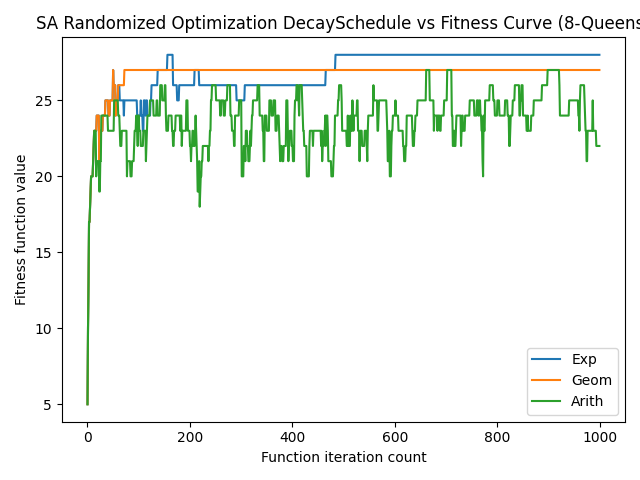

Write Python code to recreate this figure.
import six
import sys
from matplotlib.patches import Patch
from matplotlib.lines import Line2D
sys.modules['sklearn.externals.six'] = six
import mlrose as mlrose
import numpy as np
import math
import matplotlib.pyplot as plt

# Define alternative N-Queens fitness function for maximization problem
def queens_max(state):
    # Initialize counter
    fitness = 0

    # For all pairs of queens
    for i in range(len(state) - 1):
        for j in range(i + 1, len(state)):

            # Check for horizontal, diagonal-up and diagonal-down attacks
            if (state[j] != state[i]) \
                    and (state[j] != state[i] + (j - i)) \
                    and (state[j] != state[i] - (j - i)):
                # If no attacks, then increment counter
                fitness += 1

    return fitness

def main():
    name_of_exp = "Eight Queens"
    fitness = mlrose.CustomFitness(queens_max)
    problem = mlrose.DiscreteOpt(length=8, fitness_fn=fitness, maximize=True, max_val=8)

    # Define initial state
    mimic = []
    init_state = np.array([0, 1, 2, 3, 4, 5, 6, 7])
    for i in [mlrose.ExpDecay(), mlrose.GeomDecay(), mlrose.ArithDecay()]:
        best_state, best_fitness, learning_curve, timing_curve = mlrose.simulated_annealing(problem, init_state=init_state,
                                                                              schedule=i,
                                                                              max_attempts=1000,
                                                                              max_iters=1000, curve=True,
                                                                              random_state=1)
        mimic.append(learning_curve)
        print(i)
        print(best_fitness)
    for x, z in zip(['Exp','Geom','Arith'], mimic):
        plt.plot(z, label=str(x))
    plt.legend()
    plt.title('SA Randomized Optimization DecaySchedule vs Fitness Curve (8-Queens)')
    plt.xlabel('Function iteration count')
    plt.ylabel('Fitness function value')
    plt.show()

if __name__ == '__main__':
    main()
